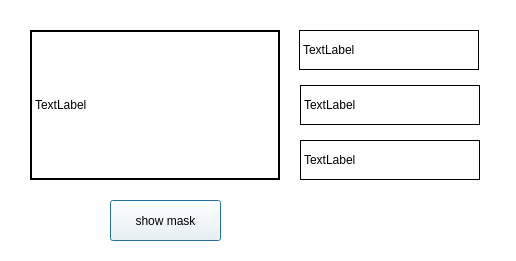
<?xml version="1.0" encoding="UTF-8"?>
<ui version="4.0">
 <class>Dialog</class>
 <widget class="QDialog" name="Dialog">
  <property name="geometry">
   <rect>
    <x>0</x>
    <y>0</y>
    <width>516</width>
    <height>261</height>
   </rect>
  </property>
  <property name="windowTitle">
   <string>Dialog</string>
  </property>
  <property name="styleSheet">
   <string notr="true">background-color: rgba(255,255,255,100);</string>
  </property>
  <widget class="QLabel" name="mask_label">
   <property name="geometry">
    <rect>
     <x>30</x>
     <y>30</y>
     <width>250</width>
     <height>150</height>
    </rect>
   </property>
   <property name="frameShape">
    <enum>QFrame::WinPanel</enum>
   </property>
   <property name="lineWidth">
    <number>2</number>
   </property>
   <property name="text">
    <string>TextLabel</string>
   </property>
  </widget>
  <widget class="QPushButton" name="btn_show_mask">
   <property name="geometry">
    <rect>
     <x>110</x>
     <y>200</y>
     <width>111</width>
     <height>41</height>
    </rect>
   </property>
   <property name="text">
    <string>show mask</string>
   </property>
  </widget>
  <widget class="QLabel" name="pm10_label">
   <property name="geometry">
    <rect>
     <x>299</x>
     <y>30</y>
     <width>180</width>
     <height>40</height>
    </rect>
   </property>
   <property name="frameShape">
    <enum>QFrame::Box</enum>
   </property>
   <property name="text">
    <string>TextLabel</string>
   </property>
  </widget>
  <widget class="QLabel" name="pm25_label">
   <property name="geometry">
    <rect>
     <x>300</x>
     <y>85</y>
     <width>180</width>
     <height>40</height>
    </rect>
   </property>
   <property name="frameShape">
    <enum>QFrame::Box</enum>
   </property>
   <property name="text">
    <string>TextLabel</string>
   </property>
  </widget>
  <widget class="QLabel" name="label_3">
   <property name="geometry">
    <rect>
     <x>300</x>
     <y>140</y>
     <width>180</width>
     <height>40</height>
    </rect>
   </property>
   <property name="frameShape">
    <enum>QFrame::Box</enum>
   </property>
   <property name="text">
    <string>TextLabel</string>
   </property>
  </widget>
 </widget>
 <resources/>
 <connections/>
</ui>
